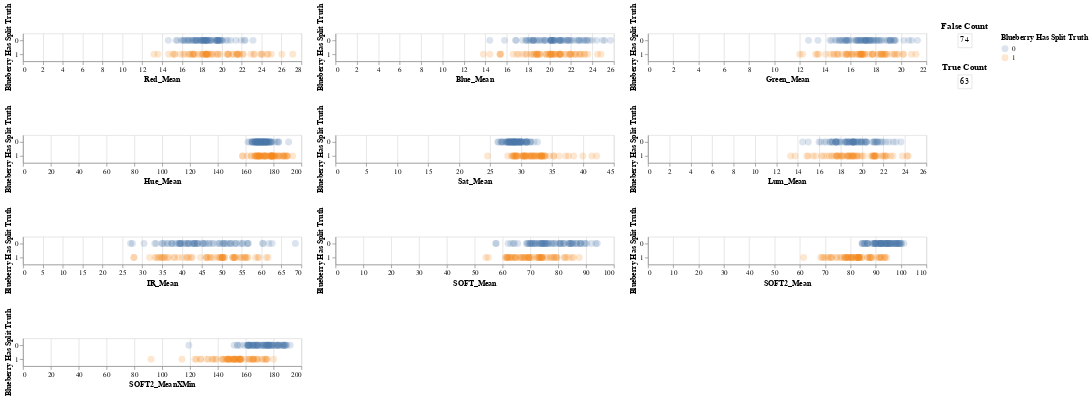

Notebook source saved alongside this figure:
### Markdown cell above
## Mean Plot

### Code cell
## set type interval

choice = frame

brush = alt.selection_interval(encodings=['x'])

chart = alt.Chart(choice).mark_circle(opacity = 0.2, size = 100).encode(
    y = 'Blueberry Has Split Truth:N',
    color = alt.condition(brush, 'Blueberry Has Split Truth:N', alt.value('lightgray'))
).add_selection(
    brush
)

# Base chart for Matrix
fp = alt.Chart(choice[choice['Blueberry Has Split Truth'] == 0]).mark_text().encode(
  y=alt.Y('count:O',axis=None)
).transform_filter(
    brush
)

tp = alt.Chart(choice[choice['Blueberry Has Split Truth'] == 1]).mark_text().encode(
  y=alt.Y('count:O',axis=None)
).transform_filter(
    brush
)

print('Correlation')
rounding = 3
print([round(corrMean['Red_Mean']['Blueberry Has Split Truth'], rounding),round(corrMean['Blue_Mean']['Blueberry Has Split Truth'], rounding),round(corrMean['Green_Mean']['Blueberry Has Split Truth'], rounding)])
print([round(corrMean['Hue_Mean']['Blueberry Has Split Truth'], rounding),round(corrMean['Sat_Mean']['Blueberry Has Split Truth'], rounding),round(corrMean['Lum_Mean']['Blueberry Has Split Truth'], rounding)])
print([round(corrMean['IR_Mean']['Blueberry Has Split Truth'], rounding),round(corrMean['SOFT_Mean']['Blueberry Has Split Truth'], rounding),round(corrMean['SOFT2_Mean']['Blueberry Has Split Truth'], rounding)])
print([round(corrMean['SOFT2_MeanXMin']['Blueberry Has Split Truth'], rounding)])

m_0 = fp.encode(text = 'count():N', key = 'Blueberry Has Split Truth').properties(title='False Count')
m_1 = tp.encode(text = 'count():N', key = 'Blueberry Has Split Truth').properties(title='True Count')

(chart.encode(x='Red_Mean:Q') | chart.encode(x='Blue_Mean:Q') | chart.encode(x='Green_Mean:Q')) & (chart.encode(x='Hue_Mean:Q') | chart.encode(x='Sat_Mean:Q') | chart.encode(x='Lum_Mean:Q'))  & (chart.encode(x='IR_Mean:Q') | chart.encode(x='SOFT_Mean:Q') | chart.encode(x='SOFT2_Mean:Q')) & chart.encode(x='SOFT2_MeanXMin:Q') | (m_0 & m_1)
